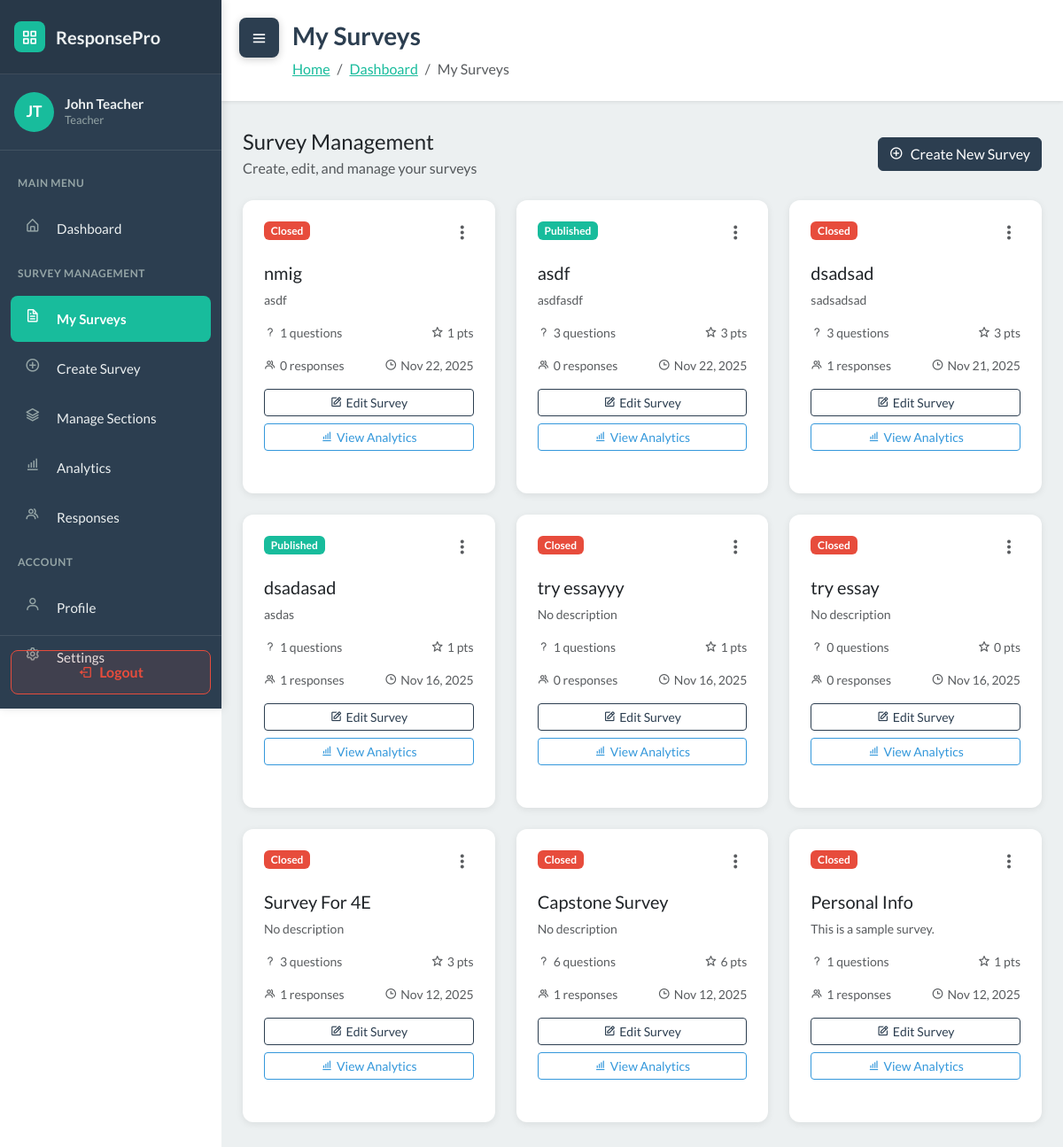
The page /surveys/ (signed in) on the database its author committed.
### WebSurvey/models.py (models this page shows, shortened)
class User(AbstractUser):
    ROLE_CHOICES = [
        ('student', 'Student'),
        ('teacher', 'Teacher'),
    ]
    role = models.CharField('role', max_length=20, choices=ROLE_CHOICES, default='student')
    section = models.ForeignKey(Section, null=True, blank=True, on_delete=models.SET_NULL, related_name='students')

class Survey(models.Model):
    STATUS_CHOICES = [
        ('draft', 'Draft'),
        ('published', 'Published'),
        ('closed', 'Closed'),
    ]
    title = models.CharField(max_length=255)
    description = models.TextField(blank=True)
    teacher = models.ForeignKey(User, on_delete=models.CASCADE, related_name='surveys')
    sections = models.ManyToManyField(Section, blank=True, related_name='surveys')
    status = models.CharField(max_length=20, choices=STATUS_CHOICES, default='draft')
    total_points = models.IntegerField(default=0)
    time_limit = models.IntegerField(null=True, blank=True, help_text="Time limit in minutes")
    due_date = models.DateTimeField(null=True, blank=True)
    created_at = models.DateTimeField(auto_now_add=True)
    updated_at = models.DateTimeField(auto_now=True)
    class Meta:
        ordering = ['-created_at']

### WebSurvey/views.py (the view)
# urls.py: path('surveys/', views.survey_list, name='survey_list'),
@login_required
def survey_list(request):
    if request.user.role != 'teacher':
        messages.error(request, 'Only teachers can access this page.')
        return redirect('dashboard')
    auto_close_due_surveys()
    surveys = Survey.objects.filter(teacher=request.user)
    context = {
        'surveys': surveys,
        'user': request.user
    }
    return render(request, 'survey_list.html', context)

### WebSurvey/services.py (called while the page is built)
def auto_close_due_surveys():
    now = timezone.now()
    overdue_ids = []
    for survey in Survey.objects.filter(status='published', due_date__isnull=False):
        due = survey.due_date
        if due is None:
            continue
        if timezone.is_naive(due):
            due = timezone.make_aware(due, timezone.get_current_timezone())
        if due <= now:
            overdue_ids.append(survey.id)
    if overdue_ids:
        Survey.objects.filter(id__in=overdue_ids).update(status='closed')
    return now

### WebSurvey/templates/survey_list.html (shortened to what this page needs)
<!DOCTYPE html>
{% load static %}
<html data-bs-theme="light" lang="en">
<head>
    <link rel="stylesheet" href="https://cdn.jsdelivr.net/npm/bootswatch@5.3.6/dist/flatly/bootstrap.min.css">
    <link rel="stylesheet" href="https://cdn.jsdelivr.net/npm/boxicons@latest/css/boxicons.min.css">
    <link rel="stylesheet" href="https://cdnjs.cloudflare.com/ajax/libs/font-awesome/4.7.0/css/font-awesome.min.css">
    <link rel="stylesheet" href="{% static 'css/dashboard-sidebar.css' %}">
    <link rel="stylesheet" href="{% static 'css/bss-overrides.css' %}">
</head>
<body>
    <button class="sidebar-toggle shifted" id="sidebarToggle">
        <i class="bx bx-menu"></i>
    </button>
    <aside class="dashboard-sidebar" id="sidebar">
        <div class="sidebar-header">
            <a href="{% url 'dashboard' %}" class="sidebar-brand">
                <div class="brand-icon">
                    <i class="bx bx-grid-alt" style="color: white;"></i>
                </div>
                <span>ResponsePro</span>
            </a>
        </div>
        <div class="sidebar-user">
            <div class="user-avatar">
                {{ user.first_name.0|upper }}{{ user.last_name.0|upper }}
            </div>
            <div class="user-info">
                <h6>{{ user.first_name }} {{ user.last_name }}</h6>
                <p>{{ user.get_role_display }}</p>
            </div>
        </div>
        <nav class="sidebar-nav">
            <div class="nav-section-title">Main Menu</div>
            <div class="sidebar-nav-item">
                <a href="{% url 'dashboard' %}" class="sidebar-nav-link">
                    <i class="bx bx-home-alt"></i>
                    <span>Dashboard</span>
                </a>
            </div>
            <div class="nav-section-title">Survey Management</div>
            <div class="sidebar-nav-item">
                <a href="{% url 'survey_list' %}" class="sidebar-nav-link active">
                    <i class="bx bx-file"></i>
                    <span>My Surveys</span>
                </a>
            </div>
            <div class="sidebar-nav-item">
                <a href="{% url 'survey_create' %}" class="sidebar-nav-link">
                    <i class="bx bx-plus-circle"></i>
                    <span>Create Survey</span>
                </a>
            </div>
            <div class="sidebar-nav-item">
                <a href="{% url 'section_list' %}" class="sidebar-nav-link">
                    <i class="bx bx-layer"></i>
                    <span>Manage Sections</span>
                </a>
            </div>
            <div class="sidebar-nav-item">
                <a href="{% url 'overall_analytics' %}" class="sidebar-nav-link">
                    <i class="bx bx-bar-chart-alt"></i>
                    <span>Analytics</span>
                </a>
            </div>
            <div class="sidebar-nav-item">
                <a href="{% url 'response_management' %}" class="sidebar-nav-link">
                    <i class="bx bx-group"></i>
                    <span>Responses</span>
                </a>
            </div>
            <div class="nav-section-title">Account</div>
            <div class="sidebar-nav-item">
                <a href="#" class="sidebar-nav-link">
                    <i class="bx bx-user"></i>
                    <span>Profile</span>
                </a>
            </div>
            <div class="sidebar-nav-item">
                <a href="#" class="sidebar-nav-link">
                    <i class="bx bx-cog"></i>
                    <span>Settings</span>
                </a>
            </div>
        </nav>
        <div class="sidebar-logout">
            <a href="{% url 'logout' %}" class="logout-btn">
                <i class="bx bx-log-out"></i>
                <span>Logout</span>
            </a>
        </div>
    </aside>
    <main class="dashboard-content" id="mainContent">
        <div class="content-header">
            <h1>My Surveys</h1>
            <nav aria-label="breadcrumb">
                <ol class="breadcrumb">
                    <li class="breadcrumb-item"><a href="{% url 'landing' %}">Home</a></li>
                    <li class="breadcrumb-item"><a href="{% url 'dashboard' %}">Dashboard</a></li>
                    <li class="breadcrumb-item active" aria-current="page">My Surveys</li>
                </ol>
            </nav>
        </div>
        <div class="container-fluid px-4 pb-5">
            <div class="row mb-4">
                <div class="col-12">
                    <div class="d-flex justify-content-between align-items-center">
                        <div>
                            <h4 class="mb-1">Survey Management</h4>
                            <p class="text-muted mb-0">Create, edit, and manage your surveys</p>
                        </div>
                        <a href="{% url 'survey_create' %}" class="btn btn-primary">
                            <i class="bx bx-plus-circle me-2"></i>Create New Survey
                        </a>
                    </div>
                </div>
            </div>
            <div class="row">
                {% for survey in surveys %}
                <div class="col-md-6 col-lg-4 mb-4">
                    <div class="dashboard-card h-100">
                        <div class="d-flex justify-content-between align-items-start mb-3">
                            <span class="badge
                                {% if survey.status == 'published' %}bg-success
                                {% elif survey.status == 'draft' %}bg-secondary
                                {% else %}bg-danger{% endif %}">
                                {{ survey.get_status_display }}
                            </span>
                            <div class="dropdown">
                                <button class="btn btn-link text-muted p-0" type="button" data-bs-toggle="dropdown">
                                    <i class="bx bx-dots-vertical-rounded" style="font-size: 1.5rem;"></i>
                                </button>
                            </div>
                        </div>
                        <h5 class="mb-2">{{ survey.title }}</h5>
                        <p class="text-muted small mb-3">
                            {{ survey.description|truncatewords:15|default:"No description" }}
                        </p>
                        <div class="d-flex justify-content-between text-muted small mb-3">
                            <span><i class="bx bx-question-mark me-1"></i>{{ survey.questions.count }} questions</span>
                            <span><i class="bx bx-star me-1"></i>{{ survey.total_points }} pts</span>
                        </div>
                        <div class="d-flex justify-content-between text-muted small mb-3">
                            <span><i class="bx bx-group me-1"></i>{{ survey.responses.count }} responses</span>
                            <span><i class="bx bx-time me-1"></i>{{ survey.created_at|date:"M d, Y" }}</span>
                        </div>
                        <div class="d-grid gap-2">
                            <a href="{% url 'survey_edit' survey.id %}" class="btn btn-outline-primary btn-sm">
                                <i class="bx bx-edit me-1"></i>Edit Survey
                            </a>
                            {% if survey.status == 'published' or survey.status == 'closed' %}
                            <a href="{% url 'survey_analytics' survey.id %}" class="btn btn-outline-info btn-sm">
                                <i class="bx bx-bar-chart-alt me-1"></i>View Analytics
                            </a>
                            {% endif %}
                        </div>
                    </div>
                </div>
                {% endfor %}
            </div>
        </div>
    </main>
</body>
</html>

### WebSurvey/static/css/dashboard-sidebar.css (style rules this page uses)
:root { --sidebar-width: 250px; --sidebar-bg: #2C3E50; --sidebar-hover: #34495E; --sidebar-active: #18BC9C; --sidebar-text: #ecf0f1; --sidebar-icon: #95a5a6; --transition-speed: 0.3s; }
body { font-family: 'Lato', sans-serif; }
.dashboard-sidebar { position: fixed; left: 0; top: 0; width: var(--sidebar-width); height: 100vh; background: var(--sidebar-bg); box-shadow: 2px 0 10px rgba(0, 0, 0, 0.1); transition: transform var(--transition-speed) ease; z-index: 1000; overflow-y: auto; overflow-x: hidden; }
.sidebar-header { padding: 1.5rem 1rem; background: rgba(0, 0, 0, 0.1); border-bottom: 1px solid rgba(255, 255, 255, 0.1); }
.sidebar-brand { display: flex; align-items: center; color: var(--sidebar-text); text-decoration: none; font-size: 1.25rem; font-weight: 700; }
.sidebar-brand .brand-icon { width: 35px; height: 35px; border-radius: 8px; background: var(--sidebar-active); display: flex; align-items: center; justify-content: center; margin-right: 0.75rem; }
.sidebar-user { padding: 1.25rem 1rem; border-bottom: 1px solid rgba(255, 255, 255, 0.1); display: flex; align-items: center; }
.user-avatar { width: 45px; height: 45px; border-radius: 50%; background: var(--sidebar-active); display: flex; align-items: center; justify-content: center; color: white; font-weight: 700; margin-right: 0.75rem; font-size: 1.1rem; }
.user-info h6 { margin: 0; color: var(--sidebar-text); font-size: 0.95rem; font-weight: 700; }
.user-info p { margin: 0; color: var(--sidebar-icon); font-size: 0.8rem; text-transform: capitalize; }
.sidebar-nav { padding: 1rem 0; }
.nav-section-title { padding: 0.75rem 1.25rem; color: var(--sidebar-icon); font-size: 0.75rem; text-transform: uppercase; font-weight: 700; letter-spacing: 0.5px; }
.sidebar-nav-item { margin: 0.25rem 0.75rem; border-radius: 8px; overflow: hidden; }
.sidebar-nav-link { display: flex; align-items: center; padding: 0.875rem 1rem; color: var(--sidebar-text); text-decoration: none; transition: all 0.2s ease; font-size: 0.95rem; }
.sidebar-nav-link.active { background: var(--sidebar-active); color: white; font-weight: 600; }
.sidebar-nav-link i { width: 24px; height: 24px; margin-right: 0.75rem; color: var(--sidebar-icon); transition: color 0.2s ease; font-size: 1.1rem; }
.sidebar-nav-link:hover i, .sidebar-nav-link.active i { color: white; }
.sidebar-logout { position: absolute; bottom: 0; left: 0; right: 0; padding: 1rem 0.75rem; border-top: 1px solid rgba(255, 255, 255, 0.1); }
.logout-btn { width: 100%; padding: 0.75rem; background: rgba(231, 76, 60, 0.1); color: #e74c3c; border: 1px solid #e74c3c; border-radius: 8px; text-decoration: none; display: flex; align-items: center; justify-content: center; transition: all 0.2s ease; font-weight: 600; }
.logout-btn i { margin-right: 0.5rem; }
.dashboard-content { margin-left: var(--sidebar-width); transition: margin-left var(--transition-speed) ease; min-height: 100vh; background: #ecf0f1; }
.sidebar-toggle { position: fixed; top: 20px; left: 20px; z-index: 1001; background: var(--sidebar-bg); color: white; border: none; width: 45px; height: 45px; border-radius: 8px; cursor: pointer; display: flex; align-items: center; justify-content: center; box-shadow: 0 2px 10px rgba(0, 0, 0, 0.2); transition: all var(--transition-speed) ease; }
.sidebar-toggle.shifted { left: calc(var(--sidebar-width) + 20px); }
.sidebar-toggle i { font-size: 1.25rem; }
.content-header { background: white; padding: 1.5rem 2rem 1.5rem 5rem; box-shadow: 0 1px 4px rgba(0, 0, 0, 0.1); margin-bottom: 2rem; }
.content-header h1 { margin: 0; font-size: 1.75rem; font-weight: 700; color: #2C3E50; }
.content-header .breadcrumb { margin: 0.5rem 0 0 0; background: transparent; padding: 0; }
.dashboard-card { background: white; border-radius: 12px; padding: 1.5rem; box-shadow: 0 2px 8px rgba(0, 0, 0, 0.08); transition: box-shadow 0.2s ease; margin-bottom: 1.5rem; }

### WebSurvey/static/css/bss-overrides.css (style rules this page uses)
.me-1 { margin-right: .25rem!important; }
.me-2 { margin-right: .5rem!important; }
.mb-0 { margin-bottom: 0!important; }
.mb-1 { margin-bottom: .25rem!important; }
.mb-2 { margin-bottom: .5rem!important; }
.mb-3 { margin-bottom: 1rem!important; }
.mb-4 { margin-bottom: 1.5rem!important; }

### rows shown on the page
User: first_name.0 "J", last_name.0 "T", first_name "John", last_name "Teacher", role "Teacher"
Survey: status "Closed", title "nmig", description "asdf", questions.count "1", total_points "1", responses.count "0", created_at "Nov 22, 2025", shows "View Analytics"
Survey: status "Published", title "asdf", description "asdfasdf", questions.count "3", total_points "3", responses.count "0", created_at "Nov 22, 2025", shows "View Analytics"
Survey: status "Closed", title "dsadsad", description "sadsadsad", questions.count "3", total_points "3", responses.count "1", created_at "Nov 21, 2025", shows "View Analytics"
Survey: status "Published", title "dsadasad", description "asdas", questions.count "1", total_points "1", responses.count "1", created_at "Nov 16, 2025", shows "View Analytics"
Survey: status "Closed", title "try essayyy", description "No description", questions.count "1", total_points "1", responses.count "0", created_at "Nov 16, 2025", shows "View Analytics"
Survey: status "Closed", title "try essay", description "No description", questions.count "0", total_points "0", responses.count "0", created_at "Nov 16, 2025", shows "View Analytics"
Survey: status "Closed", title "Survey For 4E", description "No description", questions.count "3", total_points "3", responses.count "1", created_at "Nov 12, 2025", shows "View Analytics"
Survey: status "Closed", title "Capstone Survey", description "No description", questions.count "6", total_points "6", responses.count "1", created_at "Nov 12, 2025", shows "View Analytics"
Survey: status "Closed", title "Personal Info", description "This is a sample survey.", questions.count "1", total_points "1", responses.count "1", created_at "Nov 12, 2025", shows "View Analytics"
